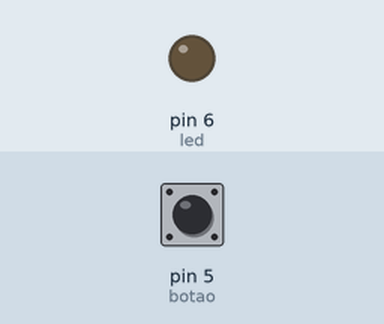
The sketch below on a simulated Arduino Uno, built with avr-gcc and run on an emulated ATmega328P. Parts: output pins drawn as LEDs (lit = HIGH). The inputs (shaded band) are chosen by the test bench; at power-on: pin 5 (botao) HIGH.

Above: at 1.2 s.
1.3 s: pin 5 (botao) pulled LOW for 0.15 s
At 1.9 s:
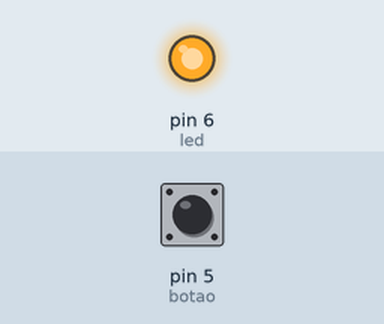
2.9 s: pin 5 (botao) pulled LOW for 1 s
At 4.3 s:
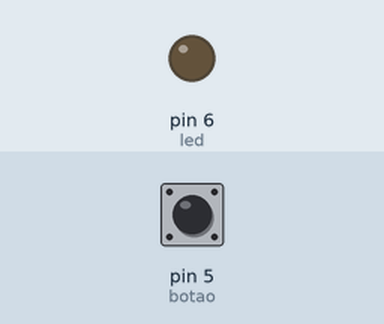
5.4 s: pin 5 (botao) pulled LOW for 3.2 s
At 6.2 s:
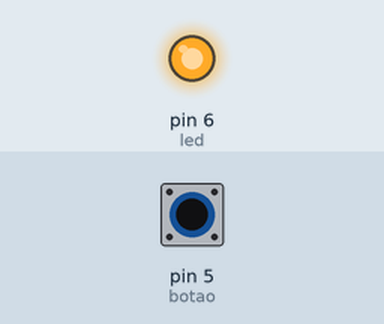
Timing chart, 0 to 8.4 s (numbered marks = the images above; inputs shaded):
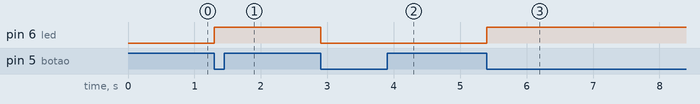

The sketch:

glorious_jarv1.ino
```cpp
int led = 6;
int botao = 5;
bool estadoLed = 0;
void setup()
{
// Configura o pino do LED como saída
pinMode(led, OUTPUT);
// Configura o pino do botão como entrada com resistor de pull-up
//interno
pinMode(botao, INPUT_PULLUP);
}
void loop()
{
// Se o botão for pressionado (sinal LOW devido ao pull-up)
if(digitalRead(botao) == LOW){
// Inverte o estado do LED (se era 0, vira 1; se era 1, vira 0)
estadoLed = !estadoLed;
digitalWrite(led, estadoLed);
// Espera até que o botão seja solto para evitar múltiplos
//acionamentos
while(digitalRead(botao) == LOW);
delay(100); // Pequeno delay para debounce
}
}
```

Measured:
- after the input at 1.3 s, pin 6 (led): LOW → HIGH at once
- after the input at 2.9 s, pin 6 (led): HIGH → LOW at once
- after the input at 5.4 s, pin 6 (led): LOW → HIGH at once
